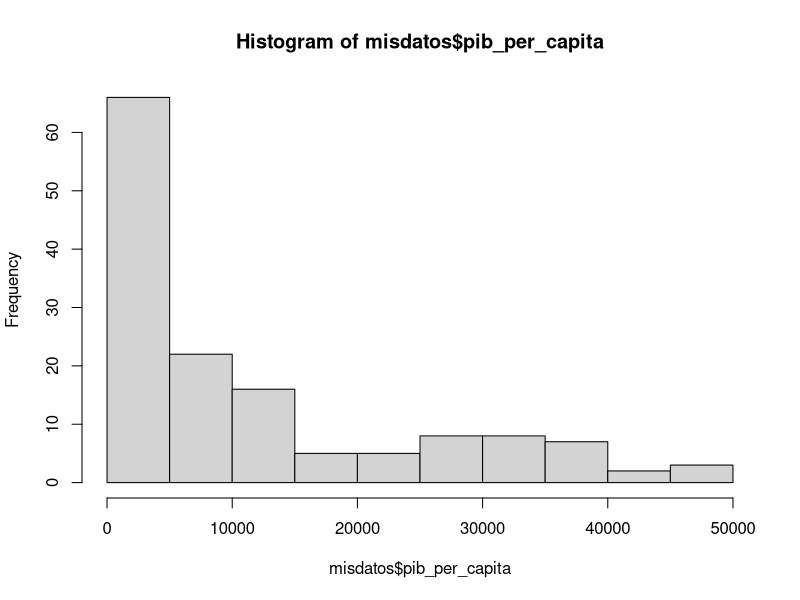
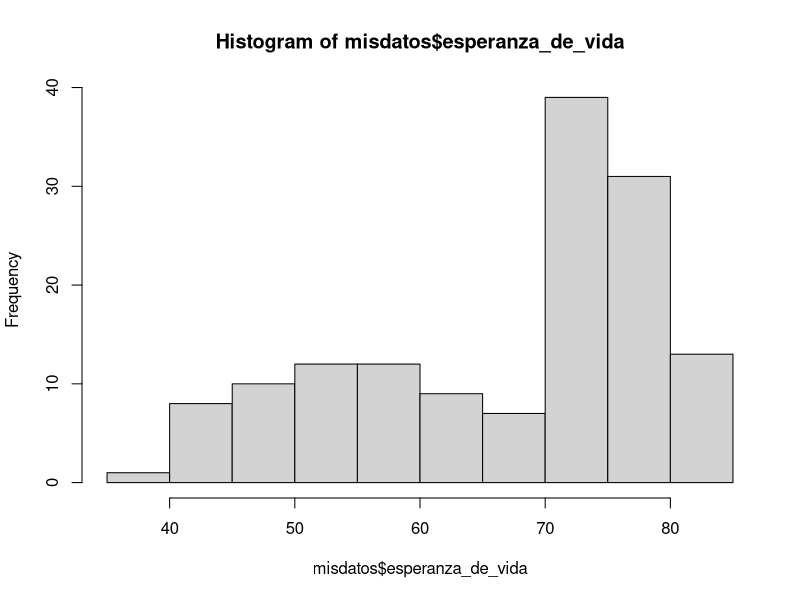
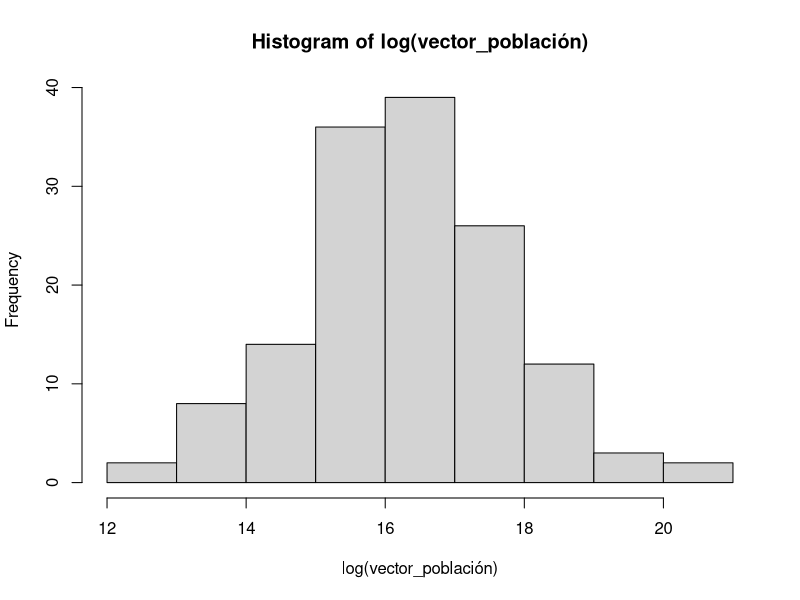

Reproduce these figures in R, in order.
# nombre del archivo a mandar por correo:
# nombre_apellido_estadistica_profesor.R
# ejemplo:
# juan_perez_estadistica_beltran.R

# No olvide ejecutar las líneas 6 y 11 antes de empezar el resto del trabajo

library(readxl)

# 1. Use la función read_excel para cargar los datos que se encuentran en el archivo excel 

misdatos <- read_excel("datos_e.xlsx")



# 2. Para las variables "pib_per_capita" y "esperanza_de_vida" compute lo siguiente
# 2.1 la media cada una (4 pts)
# 2.2 la desviación estandar de cada una (4 pts)
# 2.3 la cantidad de observaciones (n) de cada una (4 pts)





# 3. Grafique los histogramas de estas tres variables:
# "pib_per_capita" (2 pto), "esperanza_de_vida" (2 pto) y el logaritmo natural de la variable "población" (4 pts).
# Puede usar cualquier función y paquete de R que grafique histogramas



#Respuestas 
# 2.1)

mean(misdatos$pib_per_capita)
11680.07
mean(misdatos$esperanza_de_vida)
67.00742

# 2.2)
sd(misdatos$pib_per_capita)
12859.94
sd(misdatos$esperanza_de_vida)
12.07302







# 3)
hist(misdatos$pib_per_capita)

hist(misdatos$esperanza_de_vida)

vector_población <- (misdatos$poblacion)

hist(log(vector_población))
